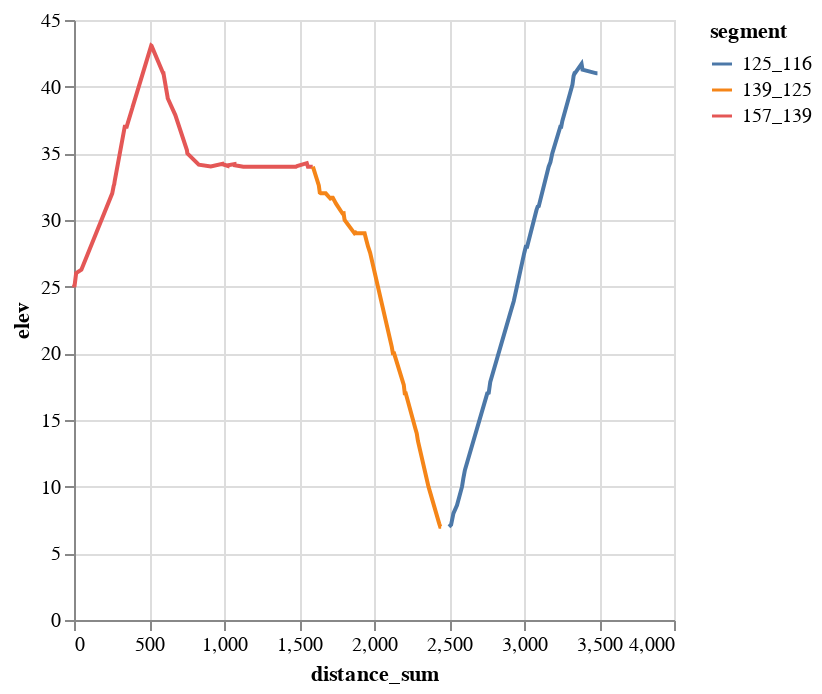

This figure's notebook cell:
### Code cell
alt.Chart(df_walk_broadway).mark_line().encode(
    #x='distance_sum',
    x=alt.X('distance_sum',scale=alt.Scale(domain=[0,4000])),
    y='elev',
    color='segment:N',
    #title='Elevation Change Along Broadway'
)

### Figure 1 — Vega-Lite specification as saved in the notebook (floating-point values rounded to 4 significant figures)
{"config": {"view": {"continuousWidth": 300, "continuousHeight": 300}}, "data": {"name": "data-aa9ba5f20d703f0951a12227086baf8d"}, "mark": {"type": "line"}, "encoding": {"color": {"field": "segment", "type": "nominal"}, "x": {"field": "distance_sum", "scale": {"domain": [0, 4000]}, "type": "quantitative"}, "y": {"field": "elev", "type": "quantitative"}}, "$schema": "https://vega.github.io/schema/vega-lite/v5.8.0.json", "datasets": {"data-aa9ba5f20d703f0951a12227086baf8d": [{"Unnamed: 0": 0, "lat": 40.83, "long": -73.95, "elev": 25.16, "d_distance": 0.0, "d_height": 0.0, "slope": 0.0, "slope_angle": 0.0, "d_calories": 0.0, "calories_sum": 0.0, "distance_sum": 0.0, "seg_id": 1, "segment": "157_139"}, {"Unnamed: 0": 1, "lat": 40.83, "long": -73.95, "elev": 24.97, "d_distance": 2.787, "d_height": -0.19, "slope": -0.06817, "slope_angle": -3.9, "d_calories": 0.1294, "calories_sum": 0.1294, "distance_sum": 2.787, "seg_id": 1, "segment": "157_139"}, {"Unnamed: 0": 2, "lat": 40.83, "long": -73.95, "elev": 26.01, "d_distance": 11.45, "d_height": 1.04, "slope": 0.0908, "slope_angle": 5.188, "d_calories": 0.9388, "calories_sum": 1.068, "distance_sum": 14.24, "seg_id": 1, "segment": "157_139"}, {"Unnamed: 0": 3, "lat": 40.83, "long": -73.95, "elev": 26.27, "d_distance": 34.98, "d_height": 0.26, "slope": 0.007434, "slope_angle": 0.4259, "d_calories": 1.739, "calories_sum": 2.807, "distance_sum": 49.22, "seg_id": 1, "segment": "157_139"}, {"Unnamed: 0": 4, "lat": 40.83, "long": -73.95, "elev": 32.0, "d_distance": 205.7, "d_height": 5.73, "slope": 0.02786, "slope_angle": 1.596, "d_calories": 12.27, "calories_sum": 15.07, "distance_sum": 254.9, "seg_id": 1, "segment": "157_139"}, {"Unnamed: 0": 5, "lat": 40.83, "long": -73.95, "elev": 32.55, "d_distance": 9.511, "d_height": 0.55, "slope": 0.05783, "slope_angle": 3.31, "d_calories": 0.6685, "calories_sum": 15.74, "distance_sum": 264.4, "seg_id": 1, "segment": "157_139"}, {"Unnamed: 0": 6, "lat": 40.83, "long": -73.95, "elev": 32.55, "d_distance": 0.0, "d_height": 0.0, "slope": 0.0, "slope_angle": 0.0, "d_calories": 0.0, "calories_sum": 15.74, "distance_sum": 264.4, "seg_id": 1, "segment": "157_139"}, {"Unnamed: 0": 7, "lat": 40.83, "long": -73.95, "elev": 32.55, "d_distance": 0.0, "d_height": 0.0, "slope": 0.0, "slope_angle": 0.0, "d_calories": 0.0, "calories_sum": 15.74, "distance_sum": 264.4, "seg_id": 1, "segment": "157_139"}, {"Unnamed: 0": 8, "lat": 40.83, "long": -73.95, "elev": 32.68, "d_distance": 3.734, "d_height": 0.13, "slope": 0.03482, "slope_angle": 1.994, "d_calories": 0.2319, "calories_sum": 15.97, "distance_sum": 268.1, "seg_id": 1, "segment": "157_139"}, {"Unnamed: 0": 9, "lat": 40.83, "long": -73.95, "elev": 32.96, "d_distance": 3.734, "d_height": 0.28, "slope": 0.07499, "slope_angle": 4.289, "d_calories": 0.2852, "calories_sum": 16.26, "distance_sum": 271.9, "seg_id": 1, "segment": "157_139"}, {"Unnamed: 0": 10, "lat": 40.83, "long": -73.95, "elev": 37.0, "d_distance": 66.44, "d_height": 4.04, "slope": 0.06081, "slope_angle": 3.48, "d_calories": 4.74, "calories_sum": 21.0, "distance_sum": 338.3, "seg_id": 1, "segment": "157_139"}, {"Unnamed: 0": 11, "lat": 40.83, "long": -73.95, "elev": 37.0, "d_distance": 12.99, "d_height": 0.0, "slope": 0.0, "slope_angle": 0.0, "d_calories": 0.6459, "calories_sum": 21.64, "distance_sum": 351.3, "seg_id": 1, "segment": "157_139"}, {"Unnamed: 0": 12, "lat": 40.83, "long": -73.95, "elev": 38.42, "d_distance": 38.13, "d_height": 1.42, "slope": 0.03725, "slope_angle": 2.133, "d_calories": 2.401, "calories_sum": 24.05, "distance_sum": 389.4, "seg_id": 1, "segment": "157_139"}, {"Unnamed: 0": 13, "lat": 40.83, "long": -73.95, "elev": 38.47, "d_distance": 1.111, "d_height": 0.05, "slope": 0.04499, "slope_angle": 2.576, "d_calories": 0.07304, "calories_sum": 24.12, "distance_sum": 390.5, "seg_id": 1, "segment": "157_139"}, {"Unnamed: 0": 14, "lat": 40.83, "long": -73.95, "elev": 43.08, "d_distance": 124.2, "d_height": 4.61, "slope": 0.03712, "slope_angle": 2.126, "d_calories": 7.816, "calories_sum": 31.93, "distance_sum": 514.7, "seg_id": 1, "segment": "157_139"}, {"Unnamed: 0": 15, "lat": 40.83, "long": -73.95, "elev": 43.06, "d_distance": 2.376, "d_height": -0.02, "slope": -0.008417, "slope_angle": -0.4822, "d_calories": 0.1181, "calories_sum": 32.05, "distance_sum": 517.1, "seg_id": 1, "segment": "157_139"}, {"Unnamed: 0": 16, "lat": 40.83, "long": -73.95, "elev": 41.0, "d_distance": 77.08, "d_height": -2.06, "slope": -0.02673, "slope_angle": -1.531, "d_calories": 3.58, "calories_sum": 35.63, "distance_sum": 594.2, "seg_id": 1, "segment": "157_139"}, {"Unnamed: 0": 17, "lat": 40.83, "long": -73.95, "elev": 41.0, "d_distance": 2.223, "d_height": 0.0, "slope": 0.0, "slope_angle": 0.0, "d_calories": 0.1105, "calories_sum": 35.74, "distance_sum": 596.4, "seg_id": 1, "segment": "157_139"}, {"Unnamed: 0": 18, "lat": 40.83, "long": -73.95, "elev": 39.22, "d_distance": 27.51, "d_height": -1.78, "slope": -0.06471, "slope_angle": -3.702, "d_calories": 1.277, "calories_sum": 37.02, "distance_sum": 623.9, "seg_id": 1, "segment": "157_139"}, {"Unnamed: 0": 19, "lat": 40.83, "long": -73.95, "elev": 39.13, "d_distance": 0.8408, "d_height": -0.09, "slope": -0.107, "slope_angle": -6.11, "d_calories": 0.03905, "calories_sum": 37.06, "distance_sum": 624.7, "seg_id": 1, "segment": "157_139"}, {"Unnamed: 0": 20, "lat": 40.83, "long": -73.95, "elev": 37.87, "d_distance": 50.7, "d_height": -1.26, "slope": -0.02485, "slope_angle": -1.424, "d_calories": 2.354, "calories_sum": 39.41, "distance_sum": 675.4, "seg_id": 1, "segment": "157_139"}, {"Unnamed: 0": 21, "lat": 40.83, "long": -73.95, "elev": 35.23, "d_distance": 77.63, "d_height": -2.64, "slope": -0.03401, "slope_angle": -1.948, "d_calories": 3.605, "calories_sum": 43.02, "distance_sum": 753.1, "seg_id": 1, "segment": "157_139"}, {"Unnamed: 0": 22, "lat": 40.83, "long": -73.95, "elev": 35.0, "d_distance": 2.376, "d_height": -0.23, "slope": -0.09679, "slope_angle": -5.529, "d_calories": 0.1103, "calories_sum": 43.13, "distance_sum": 755.5, "seg_id": 1, "segment": "157_139"}, {"Unnamed: 0": 23, "lat": 40.83, "long": -73.95, "elev": 35.0, "d_distance": 0.0, "d_height": 0.0, "slope": 0.0, "slope_angle": 0.0, "d_calories": 0.0, "calories_sum": 43.13, "distance_sum": 755.5, "seg_id": 1, "segment": "157_139"}, {"Unnamed: 0": 24, "lat": 40.83, "long": -73.95, "elev": 34.15, "d_distance": 76.25, "d_height": -0.85, "slope": -0.01115, "slope_angle": -0.6387, "d_calories": 3.791, "calories_sum": 46.92, "distance_sum": 831.7, "seg_id": 1, "segment": "157_139"}, {"Unnamed: 0": 25, "lat": 40.83, "long": -73.95, "elev": 34.02, "d_distance": 80.39, "d_height": -0.13, "slope": -0.001617, "slope_angle": -0.09265, "d_calories": 3.997, "calories_sum": 50.92, "distance_sum": 912.1, "seg_id": 1, "segment": "157_139"}, {"Unnamed: 0": 26, "lat": 40.83, "long": -73.95, "elev": 34.21, "d_distance": 78.6, "d_height": 0.19, "slope": 0.002417, "slope_angle": 0.1385, "d_calories": 3.908, "calories_sum": 54.83, "distance_sum": 990.7, "seg_id": 1, "segment": "157_139"}, {"Unnamed: 0": 27, "lat": 40.83, "long": -73.95, "elev": 34.18, "d_distance": 1.394, "d_height": -0.03, "slope": -0.02153, "slope_angle": -1.233, "d_calories": 0.06471, "calories_sum": 54.89, "distance_sum": 992.1, "seg_id": 1, "segment": "157_139"}, {"Unnamed: 0": 28, "lat": 40.83, "long": -73.95, "elev": 34.05, "d_distance": 33.99, "d_height": -0.13, "slope": -0.003824, "slope_angle": -0.2191, "d_calories": 1.69, "calories_sum": 56.58, "distance_sum": 1026.0, "seg_id": 1, "segment": "157_139"}, {"Unnamed: 0": 29, "lat": 40.83, "long": -73.95, "elev": 34.1, "d_distance": 1.394, "d_height": 0.05, "slope": 0.03588, "slope_angle": 2.055, "d_calories": 0.08708, "calories_sum": 56.67, "distance_sum": 1027.0, "seg_id": 1, "segment": "157_139"}, {"Unnamed: 0": 30, "lat": 40.83, "long": -73.95, "elev": 34.19, "d_distance": 43.24, "d_height": 0.09, "slope": 0.002082, "slope_angle": 0.1193, "d_calories": 2.15, "calories_sum": 58.82, "distance_sum": 1071.0, "seg_id": 1, "segment": "157_139"}, {"Unnamed: 0": 31, "lat": 40.83, "long": -73.95, "elev": 34.11, "d_distance": 0.8409, "d_height": -0.08, "slope": -0.09514, "slope_angle": -5.435, "d_calories": 0.03905, "calories_sum": 58.86, "distance_sum": 1072.0, "seg_id": 1, "segment": "157_139"}, {"Unnamed: 0": 32, "lat": 40.83, "long": -73.95, "elev": 34.0, "d_distance": 57.19, "d_height": -0.11, "slope": -0.001923, "slope_angle": -0.1102, "d_calories": 2.843, "calories_sum": 61.7, "distance_sum": 1129.0, "seg_id": 1, "segment": "157_139"}, {"Unnamed: 0": 33, "lat": 40.83, "long": -73.95, "elev": 34.0, "d_distance": 1.111, "d_height": 0.0, "slope": 0.0, "slope_angle": 0.0, "d_calories": 0.05525, "calories_sum": 61.76, "distance_sum": 1130.0, "seg_id": 1, "segment": "157_139"}, {"Unnamed: 0": 34, "lat": 40.83, "long": -73.95, "elev": 34.0, "d_distance": 12.99, "d_height": 0.0, "slope": 0.0, "slope_angle": 0.0, "d_calories": 0.6459, "calories_sum": 62.4, "distance_sum": 1143.0, "seg_id": 1, "segment": "157_139"}, {"Unnamed: 0": 35, "lat": 40.83, "long": -73.95, "elev": 34.0, "d_distance": 12.58, "d_height": 0.0, "slope": 0.0, "slope_angle": 0.0, "d_calories": 0.6252, "calories_sum": 63.03, "distance_sum": 1155.0, "seg_id": 1, "segment": "157_139"}, {"Unnamed: 0": 36, "lat": 40.83, "long": -73.95, "elev": 34.0, "d_distance": 0.8409, "d_height": 0.0, "slope": 0.0, "slope_angle": 0.0, "d_calories": 0.04181, "calories_sum": 63.07, "distance_sum": 1156.0, "seg_id": 1, "segment": "157_139"}, {"Unnamed: 0": 37, "lat": 40.83, "long": -73.95, "elev": 34.0, "d_distance": 12.58, "d_height": 0.0, "slope": 0.0, "slope_angle": 0.0, "d_calories": 0.6252, "calories_sum": 63.69, "distance_sum": 1169.0, "seg_id": 1, "segment": "157_139"}, {"Unnamed: 0": 38, "lat": 40.83, "long": -73.95, "elev": 34.0, "d_distance": 74.08, "d_height": 0.0, "slope": 0.0, "slope_angle": 0.0, "d_calories": 3.683, "calories_sum": 67.38, "distance_sum": 1243.0, "seg_id": 1, "segment": "157_139"}, {"Unnamed: 0": 39, "lat": 40.83, "long": -73.95, "elev": 34.0, "d_distance": 70.17, "d_height": 0.0, "slope": 0.0, "slope_angle": 0.0, "d_calories": 3.489, "calories_sum": 70.87, "distance_sum": 1313.0, "seg_id": 1, "segment": "157_139"}, {"Unnamed: 0": 40, "lat": 40.83, "long": -73.95, "elev": 34.0, "d_distance": 5.111, "d_height": 0.0, "slope": 0.0, "slope_angle": 0.0, "d_calories": 0.2541, "calories_sum": 71.12, "distance_sum": 1318.0, "seg_id": 1, "segment": "157_139"}, {"Unnamed: 0": 41, "lat": 40.83, "long": -73.95, "elev": 34.0, "d_distance": 2.376, "d_height": 0.0, "slope": 0.0, "slope_angle": 0.0, "d_calories": 0.1181, "calories_sum": 71.24, "distance_sum": 1321.0, "seg_id": 1, "segment": "157_139"}, {"Unnamed: 0": 42, "lat": 40.83, "long": -73.95, "elev": 34.0, "d_distance": 7.882, "d_height": 0.0, "slope": 0.0, "slope_angle": 0.0, "d_calories": 0.3919, "calories_sum": 71.63, "distance_sum": 1328.0, "seg_id": 1, "segment": "157_139"}, {"Unnamed: 0": 43, "lat": 40.82, "long": -73.95, "elev": 34.0, "d_distance": 63.27, "d_height": 0.0, "slope": 0.0, "slope_angle": 0.0, "d_calories": 3.146, "calories_sum": 74.78, "distance_sum": 1392.0, "seg_id": 1, "segment": "157_139"}, {"Unnamed: 0": 44, "lat": 40.82, "long": -73.95, "elev": 34.0, "d_distance": 7.882, "d_height": 0.0, "slope": 0.0, "slope_angle": 0.0, "d_calories": 0.3919, "calories_sum": 75.17, "distance_sum": 1400.0, "seg_id": 1, "segment": "157_139"}, {"Unnamed: 0": 45, "lat": 40.82, "long": -73.95, "elev": 34.0, "d_distance": 6.495, "d_height": 0.0, "slope": 0.0, "slope_angle": 0.0, "d_calories": 0.3229, "calories_sum": 75.49, "distance_sum": 1406.0, "seg_id": 1, "segment": "157_139"}, {"Unnamed: 0": 46, "lat": 40.82, "long": -73.95, "elev": 34.0, "d_distance": 26.53, "d_height": 0.0, "slope": 0.0, "slope_angle": 0.0, "d_calories": 1.319, "calories_sum": 76.81, "distance_sum": 1433.0, "seg_id": 1, "segment": "157_139"}, {"Unnamed: 0": 47, "lat": 40.82, "long": -73.95, "elev": 34.0, "d_distance": 1.111, "d_height": 0.0, "slope": 0.0, "slope_angle": 0.0, "d_calories": 0.05525, "calories_sum": 76.86, "distance_sum": 1434.0, "seg_id": 1, "segment": "157_139"}, {"Unnamed: 0": 48, "lat": 40.82, "long": -73.95, "elev": 34.0, "d_distance": 38.13, "d_height": 0.0, "slope": 0.0, "slope_angle": 0.0, "d_calories": 1.896, "calories_sum": 78.76, "distance_sum": 1472.0, "seg_id": 1, "segment": "157_139"}, {"Unnamed: 0": 49, "lat": 40.82, "long": -73.95, "elev": 34.0, "d_distance": 7.882, "d_height": 0.0, "slope": 0.0, "slope_angle": 0.0, "d_calories": 0.3919, "calories_sum": 79.15, "distance_sum": 1480.0, "seg_id": 1, "segment": "157_139"}, {"Unnamed: 0": 50, "lat": 40.82, "long": -73.95, "elev": 34.05, "d_distance": 7.129, "d_height": 0.05, "slope": 0.007014, "slope_angle": 0.4019, "d_calories": 0.3544, "calories_sum": 79.51, "distance_sum": 1487.0, "seg_id": 1, "segment": "157_139"}, {"Unnamed: 0": 51, "lat": 40.82, "long": -73.95, "elev": 34.26, "d_distance": 65.06, "d_height": 0.21, "slope": 0.003228, "slope_angle": 0.1849, "d_calories": 3.235, "calories_sum": 82.74, "distance_sum": 1552.0, "seg_id": 1, "segment": "157_139"}, {"Unnamed: 0": 52, "lat": 40.82, "long": -73.95, "elev": 34.0, "d_distance": 7.468, "d_height": -0.26, "slope": -0.03482, "slope_angle": -1.994, "d_calories": 0.3468, "calories_sum": 83.09, "distance_sum": 1559.0, "seg_id": 1, "segment": "157_139"}, {"Unnamed: 0": 53, "lat": 40.82, "long": -73.95, "elev": 34.0, "d_distance": 1.394, "d_height": 0.0, "slope": 0.0, "slope_angle": 0.0, "d_calories": 0.06929, "calories_sum": 83.16, "distance_sum": 1561.0, "seg_id": 1, "segment": "157_139"}, {"Unnamed: 0": 54, "lat": 40.82, "long": -73.95, "elev": 34.0, "d_distance": 5.111, "d_height": 0.0, "slope": 0.0, "slope_angle": 0.0, "d_calories": 0.2541, "calories_sum": 83.41, "distance_sum": 1566.0, "seg_id": 1, "segment": "157_139"}, {"Unnamed: 0": 55, "lat": 40.82, "long": -73.95, "elev": 34.0, "d_distance": 25.56, "d_height": 0.0, "slope": 0.0, "slope_angle": 0.0, "d_calories": 1.271, "calories_sum": 84.68, "distance_sum": 1591.0, "seg_id": 1, "segment": "157_139"}, {"Unnamed: 0": 56, "lat": 40.82, "long": -73.95, "elev": 34.0, "d_distance": 1.111, "d_height": 0.0, "slope": 0.0, "slope_angle": 0.0, "d_calories": 0.05525, "calories_sum": 84.74, "distance_sum": 1593.0, "seg_id": 2, "segment": "139_125"}, {"Unnamed: 0": 57, "lat": 40.82, "long": -73.95, "elev": 32.59, "d_distance": 39.51, "d_height": -1.41, "slope": -0.03569, "slope_angle": -2.044, "d_calories": 1.835, "calories_sum": 86.57, "distance_sum": 1632.0, "seg_id": 2, "segment": "139_125"}, {"Unnamed: 0": 58, "lat": 40.82, "long": -73.95, "elev": 32.05, "d_distance": 6.495, "d_height": -0.54, "slope": -0.08314, "slope_angle": -4.753, "d_calories": 0.3016, "calories_sum": 86.87, "distance_sum": 1639.0, "seg_id": 2, "segment": "139_125"}, {"Unnamed: 0": 59, "lat": 40.82, "long": -73.95, "elev": 32.0, "d_distance": 6.495, "d_height": -0.05, "slope": -0.007698, "slope_angle": -0.4411, "d_calories": 0.3229, "calories_sum": 87.2, "distance_sum": 1645.0, "seg_id": 2, "segment": "139_125"}, {"Unnamed: 0": 60, "lat": 40.82, "long": -73.95, "elev": 32.0, "d_distance": 33.02, "d_height": 0.0, "slope": 0.0, "slope_angle": 0.0, "d_calories": 1.642, "calories_sum": 88.84, "distance_sum": 1678.0, "seg_id": 2, "segment": "139_125"}, {"Unnamed: 0": 61, "lat": 40.82, "long": -73.95, "elev": 32.0, "d_distance": 0.0, "d_height": 0.0, "slope": 0.0, "slope_angle": 0.0, "d_calories": 0.0, "calories_sum": 88.84, "distance_sum": 1678.0, "seg_id": 2, "segment": "139_125"}, {"Unnamed: 0": 62, "lat": 40.82, "long": -73.95, "elev": 31.61, "d_distance": 30.67, "d_height": -0.39, "slope": -0.01272, "slope_angle": -0.7286, "d_calories": 1.525, "calories_sum": 90.36, "distance_sum": 1709.0, "seg_id": 2, "segment": "139_125"}, {"Unnamed: 0": 63, "lat": 40.82, "long": -73.95, "elev": 31.67, "d_distance": 8.842, "d_height": 0.06, "slope": 0.006785, "slope_angle": 0.3888, "d_calories": 0.4396, "calories_sum": 90.8, "distance_sum": 1718.0, "seg_id": 2, "segment": "139_125"}, {"Unnamed: 0": 64, "lat": 40.82, "long": -73.95, "elev": 31.67, "d_distance": 0.0, "d_height": 0.0, "slope": 0.0, "slope_angle": 0.0, "d_calories": 0.0, "calories_sum": 90.8, "distance_sum": 1718.0, "seg_id": 2, "segment": "139_125"}, {"Unnamed: 0": 65, "lat": 40.82, "long": -73.95, "elev": 31.67, "d_distance": 7.883, "d_height": 0.0, "slope": 0.0, "slope_angle": 0.0, "d_calories": 0.3919, "calories_sum": 91.19, "distance_sum": 1725.0, "seg_id": 2, "segment": "139_125"}, {"Unnamed: 0": 66, "lat": 40.82, "long": -73.95, "elev": 31.23, "d_distance": 21.42, "d_height": -0.44, "slope": -0.02054, "slope_angle": -1.177, "d_calories": 0.9946, "calories_sum": 92.19, "distance_sum": 1747.0, "seg_id": 2, "segment": "139_125"}, {"Unnamed: 0": 67, "lat": 40.82, "long": -73.95, "elev": 31.23, "d_distance": 0.0, "d_height": 0.0, "slope": 0.0, "slope_angle": 0.0, "d_calories": 0.0, "calories_sum": 92.19, "distance_sum": 1747.0, "seg_id": 2, "segment": "139_125"}, {"Unnamed: 0": 68, "lat": 40.82, "long": -73.95, "elev": 30.49, "d_distance": 42.84, "d_height": -0.74, "slope": -0.01728, "slope_angle": -0.9897, "d_calories": 2.13, "calories_sum": 94.32, "distance_sum": 1790.0, "seg_id": 2, "segment": "139_125"}, {"Unnamed: 0": 69, "lat": 40.82, "long": -73.95, "elev": 30.5, "d_distance": 7.883, "d_height": 0.01, "slope": 0.001269, "slope_angle": 0.07269, "d_calories": 0.3919, "calories_sum": 94.71, "distance_sum": 1798.0, "seg_id": 2, "segment": "139_125"}, {"Unnamed: 0": 70, "lat": 40.82, "long": -73.95, "elev": 30.4, "d_distance": 1.111, "d_height": -0.1, "slope": -0.08999, "slope_angle": -5.142, "d_calories": 0.05161, "calories_sum": 94.76, "distance_sum": 1799.0, "seg_id": 2, "segment": "139_125"}, {"Unnamed: 0": 71, "lat": 40.82, "long": -73.95, "elev": 30.01, "d_distance": 5.111, "d_height": -0.39, "slope": -0.07631, "slope_angle": -4.364, "d_calories": 0.2374, "calories_sum": 95.0, "distance_sum": 1804.0, "seg_id": 2, "segment": "139_125"}, {"Unnamed: 0": 72, "lat": 40.82, "long": -73.95, "elev": 29.0, "d_distance": 66.03, "d_height": -1.01, "slope": -0.0153, "slope_angle": -0.8763, "d_calories": 3.283, "calories_sum": 98.28, "distance_sum": 1870.0, "seg_id": 2, "segment": "139_125"}, {"Unnamed: 0": 73, "lat": 40.82, "long": -73.95, "elev": 29.05, "d_distance": 6.102, "d_height": 0.05, "slope": 0.008194, "slope_angle": 0.4695, "d_calories": 0.3034, "calories_sum": 98.59, "distance_sum": 1876.0, "seg_id": 2, "segment": "139_125"}, {"Unnamed: 0": 74, "lat": 40.82, "long": -73.95, "elev": 29.06, "d_distance": 1.394, "d_height": 0.01, "slope": 0.007176, "slope_angle": 0.4111, "d_calories": 0.06929, "calories_sum": 98.66, "distance_sum": 1877.0, "seg_id": 2, "segment": "139_125"}, {"Unnamed: 0": 75, "lat": 40.82, "long": -73.95, "elev": 29.0, "d_distance": 5.111, "d_height": -0.06, "slope": -0.01174, "slope_angle": -0.6726, "d_calories": 0.2541, "calories_sum": 98.91, "distance_sum": 1882.0, "seg_id": 2, "segment": "139_125"}, {"Unnamed: 0": 76, "lat": 40.82, "long": -73.96, "elev": 29.0, "d_distance": 53.87, "d_height": 0.0, "slope": 0.0, "slope_angle": 0.0, "d_calories": 2.679, "calories_sum": 101.6, "distance_sum": 1936.0, "seg_id": 2, "segment": "139_125"}, {"Unnamed: 0": 77, "lat": 40.82, "long": -73.96, "elev": 29.0, "d_distance": 1.111, "d_height": 0.0, "slope": 0.0, "slope_angle": 0.0, "d_calories": 0.05525, "calories_sum": 101.6, "distance_sum": 1937.0, "seg_id": 2, "segment": "139_125"}, {"Unnamed: 0": 78, "lat": 40.82, "long": -73.96, "elev": 28.49, "d_distance": 11.61, "d_height": -0.51, "slope": -0.04395, "slope_angle": -2.516, "d_calories": 0.5389, "calories_sum": 102.2, "distance_sum": 1949.0, "seg_id": 2, "segment": "139_125"}, {"Unnamed: 0": 79, "lat": 40.82, "long": -73.96, "elev": 28.0, "d_distance": 11.61, "d_height": -0.49, "slope": -0.04222, "slope_angle": -2.418, "d_calories": 0.5389, "calories_sum": 102.7, "distance_sum": 1961.0, "seg_id": 2, "segment": "139_125"}, {"Unnamed: 0": 80, "lat": 40.82, "long": -73.96, "elev": 27.54, "d_distance": 13.57, "d_height": -0.46, "slope": -0.0339, "slope_angle": -1.942, "d_calories": 0.6301, "calories_sum": 103.4, "distance_sum": 1974.0, "seg_id": 2, "segment": "139_125"}, {"Unnamed: 0": 81, "lat": 40.82, "long": -73.96, "elev": 20.49, "d_distance": 144.2, "d_height": -7.05, "slope": -0.04888, "slope_angle": -2.798, "d_calories": 6.698, "calories_sum": 110.0, "distance_sum": 2118.0, "seg_id": 2, "segment": "139_125"}, {"Unnamed: 0": 82, "lat": 40.82, "long": -73.96, "elev": 20.0, "d_distance": 7.468, "d_height": -0.49, "slope": -0.06561, "slope_angle": -3.754, "d_calories": 0.3468, "calories_sum": 110.4, "distance_sum": 2126.0, "seg_id": 2, "segment": "139_125"}, {"Unnamed: 0": 83, "lat": 40.82, "long": -73.96, "elev": 20.0, "d_distance": 7.883, "d_height": 0.0, "slope": 0.0, "slope_angle": 0.0, "d_calories": 0.3919, "calories_sum": 110.8, "distance_sum": 2134.0, "seg_id": 2, "segment": "139_125"}, {"Unnamed: 0": 84, "lat": 40.82, "long": -73.96, "elev": 17.64, "d_distance": 64.65, "d_height": -2.36, "slope": -0.0365, "slope_angle": -2.09, "d_calories": 3.002, "calories_sum": 113.8, "distance_sum": 2198.0, "seg_id": 2, "segment": "139_125"}, {"Unnamed: 0": 85, "lat": 40.82, "long": -73.96, "elev": 17.0, "d_distance": 6.495, "d_height": -0.64, "slope": -0.09853, "slope_angle": -5.627, "d_calories": 0.3016, "calories_sum": 114.1, "distance_sum": 2205.0, "seg_id": 2, "segment": "139_125"}, {"Unnamed: 0": 86, "lat": 40.82, "long": -73.96, "elev": 17.0, "d_distance": 6.495, "d_height": 0.0, "slope": 0.0, "slope_angle": 0.0, "d_calories": 0.3229, "calories_sum": 114.4, "distance_sum": 2211.0, "seg_id": 2, "segment": "139_125"}, {"Unnamed: 0": 87, "lat": 40.82, "long": -73.96, "elev": 14.29, "d_distance": 66.03, "d_height": -2.71, "slope": -0.04104, "slope_angle": -2.35, "d_calories": 3.067, "calories_sum": 117.5, "distance_sum": 2278.0, "seg_id": 2, "segment": "139_125"}, {"Unnamed: 0": 88, "lat": 40.82, "long": -73.96, "elev": 14.0, "d_distance": 7.468, "d_height": -0.29, "slope": -0.03883, "slope_angle": -2.224, "d_calories": 0.3468, "calories_sum": 117.8, "distance_sum": 2285.0, "seg_id": 2, "segment": "139_125"}, {"Unnamed: 0": 89, "lat": 40.82, "long": -73.96, "elev": 13.43, "d_distance": 7.883, "d_height": -0.57, "slope": -0.07231, "slope_angle": -4.136, "d_calories": 0.3661, "calories_sum": 118.2, "distance_sum": 2293.0, "seg_id": 2, "segment": "139_125"}, {"Unnamed: 0": 90, "lat": 40.82, "long": -73.96, "elev": 10.0, "d_distance": 70.34, "d_height": -3.43, "slope": -0.04876, "slope_angle": -2.792, "d_calories": 3.267, "calories_sum": 121.5, "distance_sum": 2363.0, "seg_id": 2, "segment": "139_125"}, {"Unnamed: 0": 91, "lat": 40.82, "long": -73.96, "elev": 7.23, "d_distance": 71.56, "d_height": -2.77, "slope": -0.03871, "slope_angle": -2.217, "d_calories": 3.323, "calories_sum": 124.8, "distance_sum": 2435.0, "seg_id": 2, "segment": "139_125"}, {"Unnamed: 0": 92, "lat": 40.82, "long": -73.96, "elev": 7.0, "d_distance": 6.495, "d_height": -0.23, "slope": -0.03541, "slope_angle": -2.028, "d_calories": 0.3016, "calories_sum": 125.1, "distance_sum": 2441.0, "seg_id": 2, "segment": "139_125"}, {"Unnamed: 0": 93, "lat": 40.82, "long": -73.96, "elev": 7.0, "d_distance": 6.495, "d_height": 0.0, "slope": 0.0, "slope_angle": 0.0, "d_calories": 0.3229, "calories_sum": 125.4, "distance_sum": 2448.0, "seg_id": 2, "segment": "139_125"}, {"Unnamed: 0": 94, "lat": 40.82, "long": -73.96, "elev": 7.0, "d_distance": 51.96, "d_height": 0.0, "slope": 0.0, "slope_angle": 0.0, "d_calories": 2.584, "calories_sum": 128.0, "distance_sum": 2500.0, "seg_id": 3, "segment": "125_116"}, {"Unnamed: 0": 95, "lat": 40.82, "long": -73.96, "elev": 7.15, "d_distance": 14.38, "d_height": 0.15, "slope": 0.01043, "slope_angle": 0.5977, "d_calories": 0.7149, "calories_sum": 128.7, "distance_sum": 2514.0, "seg_id": 3, "segment": "125_116"}, {"Unnamed: 0": 96, "lat": 40.82, "long": -73.96, "elev": 8.0, "d_distance": 15.33, "d_height": 0.85, "slope": 0.05543, "slope_angle": 3.173, "d_calories": 1.065, "calories_sum": 129.8, "distance_sum": 2529.0, "seg_id": 3, "segment": "125_116"}, {"Unnamed: 0": 97, "lat": 40.82, "long": -73.96, "elev": 8.6, "d_distance": 23.78, "d_height": 0.6, "slope": 0.02523, "slope_angle": 1.446, "d_calories": 1.396, "calories_sum": 131.2, "distance_sum": 2553.0, "seg_id": 3, "segment": "125_116"}, {"Unnamed: 0": 98, "lat": 40.82, "long": -73.96, "elev": 10.0, "d_distance": 33.61, "d_height": 1.4, "slope": 0.04166, "slope_angle": 2.385, "d_calories": 2.169, "calories_sum": 133.3, "distance_sum": 2587.0, "seg_id": 3, "segment": "125_116"}, {"Unnamed: 0": 99, "lat": 40.82, "long": -73.96, "elev": 10.62, "d_distance": 8.843, "d_height": 0.62, "slope": 0.07011, "slope_angle": 4.011, "d_calories": 0.6601, "calories_sum": 134.0, "distance_sum": 2596.0, "seg_id": 3, "segment": "125_116"}, {"Unnamed: 0": 100, "lat": 40.82, "long": -73.96, "elev": 11.24, "d_distance": 10.22, "d_height": 0.62, "slope": 0.06065, "slope_angle": 3.471, "d_calories": 0.7288, "calories_sum": 134.7, "distance_sum": 2606.0, "seg_id": 3, "segment": "125_116"}, {"Unnamed: 0": 101, "lat": 40.81, "long": -73.96, "elev": 17.0, "d_distance": 149.2, "d_height": 5.76, "slope": 0.03861, "slope_angle": 2.211, "d_calories": 9.468, "calories_sum": 144.2, "distance_sum": 2755.0, "seg_id": 3, "segment": "125_116"}, {"Unnamed: 0": 102, "lat": 40.81, "long": -73.96, "elev": 17.04, "d_distance": 9.834, "d_height": 0.04, "slope": 0.004067, "slope_angle": 0.233, "d_calories": 0.489, "calories_sum": 144.7, "distance_sum": 2765.0, "seg_id": 3, "segment": "125_116"}, {"Unnamed: 0": 103, "lat": 40.81, "long": -73.96, "elev": 17.85, "d_distance": 10.22, "d_height": 0.81, "slope": 0.07924, "slope_angle": 4.531, "d_calories": 0.7961, "calories_sum": 145.5, "distance_sum": 2775.0, "seg_id": 3, "segment": "125_116"}, {"Unnamed: 0": 104, "lat": 40.81, "long": -73.96, "elev": 23.0, "d_distance": 132.6, "d_height": 5.15, "slope": 0.03883, "slope_angle": 2.223, "d_calories": 8.428, "calories_sum": 153.9, "distance_sum": 2908.0, "seg_id": 3, "segment": "125_116"}, {"Unnamed: 0": 105, "lat": 40.81, "long": -73.96, "elev": 23.91, "d_distance": 23.78, "d_height": 0.91, "slope": 0.03827, "slope_angle": 2.192, "d_calories": 1.506, "calories_sum": 155.4, "distance_sum": 2932.0, "seg_id": 3, "segment": "125_116"}, {"Unnamed: 0": 106, "lat": 40.81, "long": -73.96, "elev": 27.53, "d_distance": 70.18, "d_height": 3.62, "slope": 0.05158, "slope_angle": 2.953, "d_calories": 4.777, "calories_sum": 160.2, "distance_sum": 3002.0, "seg_id": 3, "segment": "125_116"}, {"Unnamed: 0": 107, "lat": 40.81, "long": -73.96, "elev": 28.0, "d_distance": 10.22, "d_height": 0.47, "slope": 0.04598, "slope_angle": 2.632, "d_calories": 0.6755, "calories_sum": 160.9, "distance_sum": 3012.0, "seg_id": 3, "segment": "125_116"}, {"Unnamed: 0": 108, "lat": 40.81, "long": -73.96, "elev": 28.0, "d_distance": 8.843, "d_height": 0.0, "slope": 0.0, "slope_angle": 0.0, "d_calories": 0.4397, "calories_sum": 161.3, "distance_sum": 3021.0, "seg_id": 3, "segment": "125_116"}, {"Unnamed: 0": 109, "lat": 40.81, "long": -73.96, "elev": 30.74, "d_distance": 62.3, "d_height": 2.74, "slope": 0.04398, "slope_angle": 2.518, "d_calories": 4.073, "calories_sum": 165.4, "distance_sum": 3083.0, "seg_id": 3, "segment": "125_116"}, {"Unnamed: 0": 110, "lat": 40.81, "long": -73.96, "elev": 31.0, "d_distance": 7.883, "d_height": 0.26, "slope": 0.03298, "slope_angle": 1.889, "d_calories": 0.4845, "calories_sum": 165.9, "distance_sum": 3091.0, "seg_id": 3, "segment": "125_116"}, {"Unnamed: 0": 111, "lat": 40.81, "long": -73.96, "elev": 31.04, "d_distance": 7.468, "d_height": 0.04, "slope": 0.005356, "slope_angle": 0.3069, "d_calories": 0.3713, "calories_sum": 166.2, "distance_sum": 3098.0, "seg_id": 3, "segment": "125_116"}, {"Unnamed: 0": 112, "lat": 40.81, "long": -73.96, "elev": 34.0, "d_distance": 66.03, "d_height": 2.96, "slope": 0.04482, "slope_angle": 2.567, "d_calories": 4.337, "calories_sum": 170.6, "distance_sum": 3164.0, "seg_id": 3, "segment": "125_116"}, {"Unnamed: 0": 113, "lat": 40.81, "long": -73.96, "elev": 34.34, "d_distance": 11.61, "d_height": 0.34, "slope": 0.0293, "slope_angle": 1.678, "d_calories": 0.6981, "calories_sum": 171.3, "distance_sum": 3176.0, "seg_id": 3, "segment": "125_116"}, {"Unnamed: 0": 114, "lat": 40.81, "long": -73.96, "elev": 35.0, "d_distance": 12.58, "d_height": 0.66, "slope": 0.05248, "slope_angle": 3.004, "d_calories": 0.8601, "calories_sum": 172.1, "distance_sum": 3189.0, "seg_id": 3, "segment": "125_116"}, {"Unnamed: 0": 115, "lat": 40.81, "long": -73.96, "elev": 37.0, "d_distance": 53.46, "d_height": 2.0, "slope": 0.03741, "slope_angle": 2.142, "d_calories": 3.37, "calories_sum": 175.5, "distance_sum": 3242.0, "seg_id": 3, "segment": "125_116"}, {"Unnamed: 0": 116, "lat": 40.81, "long": -73.96, "elev": 37.0, "d_distance": 6.102, "d_height": 0.0, "slope": 0.0, "slope_angle": 0.0, "d_calories": 0.3034, "calories_sum": 175.8, "distance_sum": 3248.0, "seg_id": 3, "segment": "125_116"}, {"Unnamed: 0": 117, "lat": 40.81, "long": -73.96, "elev": 37.43, "d_distance": 7.468, "d_height": 0.43, "slope": 0.05758, "slope_angle": 3.295, "d_calories": 0.5243, "calories_sum": 176.3, "distance_sum": 3256.0, "seg_id": 3, "segment": "125_116"}, {"Unnamed: 0": 118, "lat": 40.81, "long": -73.96, "elev": 40.16, "d_distance": 67.41, "d_height": 2.73, "slope": 0.0405, "slope_angle": 2.319, "d_calories": 4.324, "calories_sum": 180.6, "distance_sum": 3323.0, "seg_id": 3, "segment": "125_116"}, {"Unnamed: 0": 119, "lat": 40.81, "long": -73.96, "elev": 40.8, "d_distance": 7.468, "d_height": 0.64, "slope": 0.0857, "slope_angle": 4.898, "d_calories": 0.5987, "calories_sum": 181.2, "distance_sum": 3331.0, "seg_id": 3, "segment": "125_116"}, {"Unnamed: 0": 120, "lat": 40.81, "long": -73.96, "elev": 41.0, "d_distance": 6.102, "d_height": 0.2, "slope": 0.03277, "slope_angle": 1.877, "d_calories": 0.3746, "calories_sum": 181.6, "distance_sum": 3337.0, "seg_id": 3, "segment": "125_116"}, {"Unnamed: 0": 121, "lat": 40.81, "long": -73.96, "elev": 41.0, "d_distance": 2.787, "d_height": 0.0, "slope": 0.0, "slope_angle": 0.0, "d_calories": 0.1386, "calories_sum": 181.8, "distance_sum": 3339.0, "seg_id": 3, "segment": "125_116"}, {"Unnamed: 0": 122, "lat": 40.81, "long": -73.96, "elev": 41.71, "d_distance": 44.21, "d_height": 0.71, "slope": 0.01606, "slope_angle": 0.92, "d_calories": 2.198, "calories_sum": 184.0, "distance_sum": 3384.0, "seg_id": 3, "segment": "125_116"}, {"Unnamed: 0": 123, "lat": 40.81, "long": -73.96, "elev": 41.28, "d_distance": 6.495, "d_height": -0.43, "slope": -0.0662, "slope_angle": -3.787, "d_calories": 0.3016, "calories_sum": 184.3, "distance_sum": 3390.0, "seg_id": 3, "segment": "125_116"}, {"Unnamed: 0": 124, "lat": 40.81, "long": -73.96, "elev": 41.0, "d_distance": 93.54, "d_height": -0.28, "slope": -0.002993, "slope_angle": -0.1715, "d_calories": 4.651, "calories_sum": 188.9, "distance_sum": 3484.0, "seg_id": 3, "segment": "125_116"}, {"Unnamed: 0": 125, "lat": 40.81, "long": -73.96, "elev": 41.0, "d_distance": 6.048, "d_height": 0.0, "slope": 0.0, "slope_angle": 0.0, "d_calories": 0.3007, "calories_sum": 189.2, "distance_sum": 3490.0, "seg_id": 3, "segment": "125_116"}]}}
